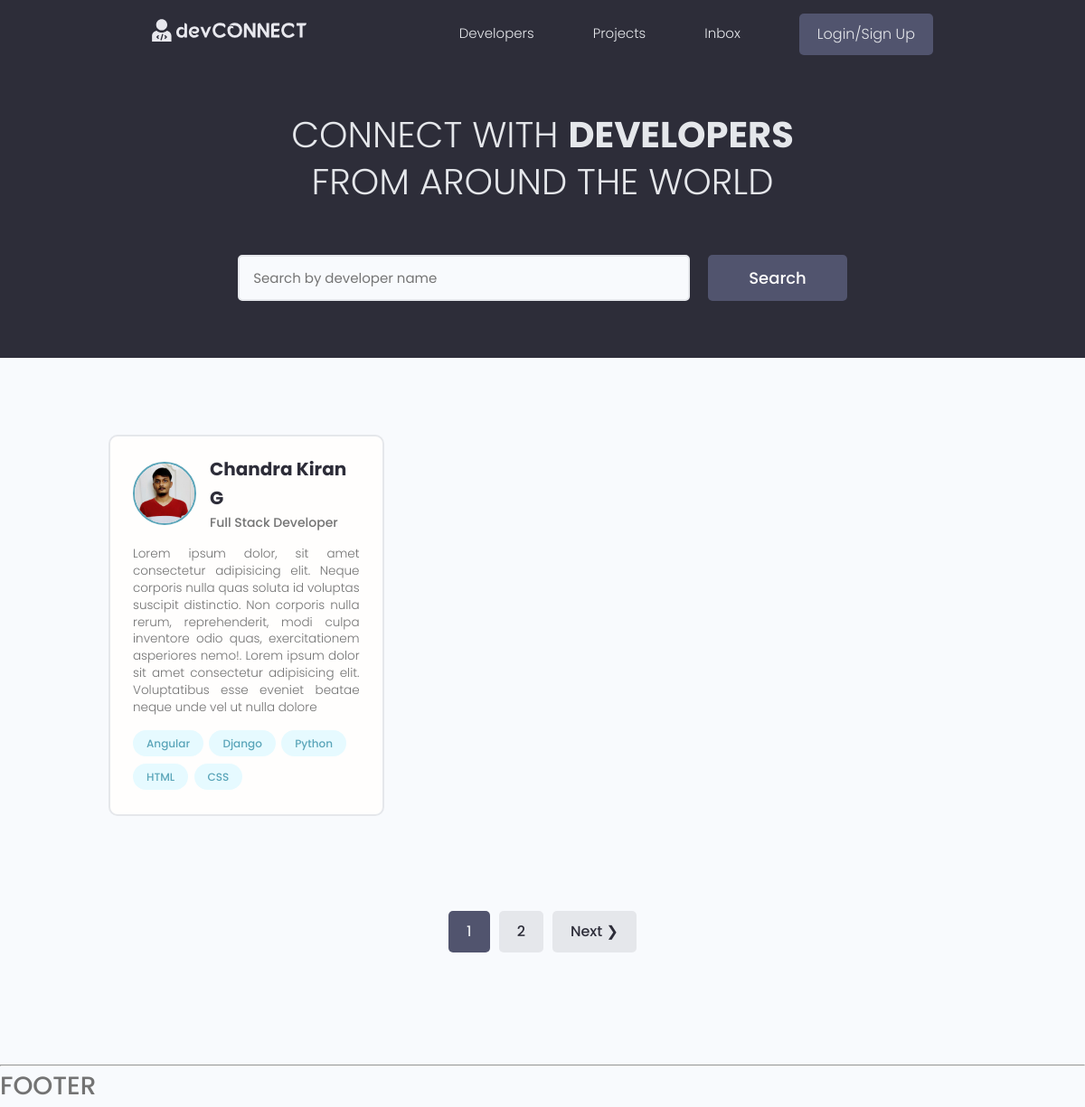
The page / on the database its author committed.
### users/models.py (models this page shows, shortened)
class Profile(models.Model):
    user = models.OneToOneField(User, on_delete=models.CASCADE, null=True, blank=True)
    name = models.CharField(max_length=200, null=True, blank=True)
    email = models.CharField(max_length=200, null=True, blank=True)
    username = models.CharField(max_length=200, null=True, blank=True)
    location = models.CharField(max_length=200, blank=True, null=True)
    headline = models.CharField(max_length=300, null=True, blank=True)
    bio = models.TextField(null=True, blank=True)
    profile_image = models.ImageField(null=True, blank=True, upload_to='profiles/', default="profiles/defaultuser.png")
    social_github = models.CharField(max_length=200, null=True, blank=True)
    social_twitter = models.CharField(max_length=200, null=True, blank=True)
    social_linkedin = models.CharField(max_length=200, null=True, blank=True)
    social_youtube = models.CharField(max_length=200, null=True, blank=True)
    social_website = models.CharField(max_length=200, null=True, blank=True)
    created = models.DateTimeField(auto_now_add=True)
    id = models.UUIDField(default=uuid.uuid4, unique=True, primary_key=True, editable=False)

class Skill(models.Model):
    owner = models.ForeignKey(Profile, on_delete=models.CASCADE, blank=True, null=True)
    name = models.CharField(max_length=200, blank=True, null=True)
    description = models.TextField(blank=True, null=True)
    created = models.DateTimeField(auto_now_add=True)
    id = models.UUIDField(default=uuid.uuid4, unique=True, primary_key=True, editable=False)
    def __str__(self):
        return str(self.name)

### users/views.py (the view)
# urls.py: path('', views.profiles, name="profiles"),
def profiles(request):
    profiles, search_query = searchProfiles(request)
    custom_range, profiles = paginateProfiles(request, profiles, 1)
    context = {'profiles' : profiles, 'search_query' : search_query, 'custom_range' : custom_range}
    return render(request, "users/profiles.html", context)

### users/utils.py (called while the page is built)
def searchProfiles(request):
    search_query = ''
    if request.GET.get('search_query'):
        search_query = request.GET.get('search_query')
    skills = Skill.objects.filter(name__icontains = search_query)
    profiles = Profile.objects.distinct().filter(
        Q(name__icontains = search_query) |
        Q(headline__icontains = search_query) |
        Q(skill__in = skills)
    )
    return profiles, search_query

def paginateProfiles(request, profiles, results):
    page = request.GET.get('page')
    paginator = Paginator(profiles, results)
    try:
        profiles = paginator.page(page)
    except PageNotAnInteger:
        page = 1
        profiles = paginator.page(page)
    except EmptyPage:
        page = paginator.num_pages
        profiles = paginator.page(page)
    leftIndex = (int(page) - 4)
    if leftIndex < 1:
        leftIndex = 1
    rightIndex = (int(page) + 5)
    if rightIndex > paginator.num_pages:
        rightIndex = paginator.num_pages + 1
    custom_range = range(leftIndex, rightIndex)
    return custom_range, profiles

### users/templates/users/profiles.html (shortened to what this page needs)
{% extends 'main.html' %}
{% block content %}
<main class="home">
    <section class="hero-section text-center">
        <div class="container container--narrow">
            <div class="hero-section__box">
                <h2>CONNECT WITH <span>DEVELOPERS</span></h2>
                <h2>FROM AROUND THE WORLD</h2>
            </div>
            <div class="hero-section__search">
                <form class="form" action="" method="get">
                    <div class="form__field">
                        <input class="input input--text" id="formInput#search" type="text" name="search_query"
                            value="{{search_query}}" placeholder="Search by developer name" autocomplete="off" />
                    </div>
                    <input class="btn btn--sub btn--lg" type="submit" value="Search" />
                </form>
            </div>
        </div>
    </section>
    <section class="devlist">
        <div class="container">
            <div class="grid grid--three">
                {% for profile in profiles %}
                <div class="column card">
                    <div class="dev">
                        <a href="{% url 'user-profile' profile.id %}" class="card__body">
                            <div class="dev__profile">
                                <img class="avatar avatar--md" src="{{profile.profile_image.url}}"
                                    alt="profile-image" />
                                <div class="dev__meta">
                                    <h3>{{profile.name}}</h3>
                                    <h5>{{profile.headline | slice:"80"}}</h5>
                                </div>
                            </div>
                            <p class="dev__info">
                                {{profile.bio | slice:"350"}}
                            </p>
                            <div class="dev__skills">
                                {% for skill in profile.skill_set.all|slice:"6" %}
                                <span class="tag tag--pill tag--main">
                                    <small>{{skill}}</small>
                                </span>
                                {% endfor %}
                            </div>
                        </a>
                    </div>
                </div>
                {% endfor %}
            </div>
        </div>
    </section>
    {% include 'pagination.html' with queryset=profiles custom_range=custom_range %}
</main>
{% endblock content %}

### static/styles/app.css (style rules this page uses)
:root { --color-sub: #2d2d39; }
.btn--sub { background-color: var(--color-sub-light); }
.card { border: 2px solid var(--color-light); }
img { width: 100%; }
.hero-section { height: 40vh; display: flex; align-items: center; background-color: var(--color-sub); }
.hero-section__box { margin-bottom: 4rem; }
.hero-section__box > h2, .hero-section__box > h2 > span { font-size: 4rem; color: var(--color-light); line-height: 1.3; text-transform: uppercase; }
.hero-section__box > h2 { font-weight: 300; }
.hero-section__box > h2 > span { font-weight: 700; }
.hero-section__search > .form { display: flex; align-items: center; justify-content: center; gap: 2rem; }
.hero-section__search > .form input.input--text { width: 50rem; }
.devlist { margin-top: 8rem; }
.devlist .grid { align-items: stretch; }
.devlist .dev .dev__profile { display: flex; align-items: center; gap: 1.5rem; }
.devlist .dev .dev__meta h3 { color: var(--color-sub); font-size: 2rem; font-weight: 700; }
.devlist .dev .dev__meta h5 { color: var(--color-text); font-size: 1.4rem; font-weight: 500; }
.devlist .dev .dev__info { margin: 1.5rem 0; font-size: 1.35rem; line-height: 1.4; text-align: justify; }

### static/uikit/styles/modules/_variables.css (style rules this page uses)
:root { --color-main: #5aa5b9; --color-main-light: #e6faff; --color-sub: #3f4156; --color-sub-light: #51546e; --color-sub-lighter: #ededfd; --color-text: #737373; --color-gray: #8b8b8b; --color-light: #e5e7eb; --color-light-gray: #767676; --color-bg: #f8fafd; --color-white: #fffefd; --color-white-light: #f3f3f3; --color-success: #359e64; --color-success-bg: #def8e8; --color-error: #fc4b0b; --color-error-bg: #fff2ee; --font-base: 'Poppins', arial, helvetica, 'Segoe UI', roboto, ubuntu, sans-serif; --font-monospace: 'Fira Code', 'Courier New', courier, monospace; --font-regular: 300; --font-medium: 500; --font-bold: 700; --generic-shadow: 1px 1px 5px #00000010; --generic-transition: all 0.3s ease-in-out; }

### static/uikit/styles/modules/_base.css (style rules this page uses)
* { margin: 0; padding: 0; box-sizing: border-box; text-rendering: optimizeLegibility; color: inherit; font-size: inherit; }
html { font-size: 50%; }
@media only screen and (min-width: 480px) { html { font-size: 56.25%; } }
@media only screen and (min-width: 1200px) { html { font-size: 62.5%; } }
body { line-height: 1.6; font-weight: 400; font-size: 1.5rem; color: var(--color-text); background-color: var(--color-bg); min-height: 100vh; }

### static/uikit/styles/modules/_typography.css (style rules this page uses)
* { font-family: var(--font-base); }
h2 { font-size: 3.6rem; font-weight: var(--font-bold); }
h3 { font-size: 3.2rem; font-weight: var(--font-medium); }
h5 { font-size: 2.4rem; font-weight: var(--font-medium); }
h5, h6 { font-weight: var(--font-regular); }
p, span, strong { font-size: 1.6rem; color: var(--color-text); font-weight: var(--font-regular); }
a { padding-bottom: 2px; text-decoration: none; display: inline-block; color: var(--color-main); font-weight: var(--font-medium); }

### static/uikit/styles/modules/_utilities.css (style rules this page uses)
.container { width: 92%; max-width: 165rem; margin: 0 auto; box-sizing: border-box; }
.container--narrow { width: 92%; max-width: 120rem; }
@media screen and (min-width: 1000px) { .container { width: 90%; } }
@media screen and (min-width: 1000px) { .container--narrow { width: 85%; } }
@media screen and (min-width: 1200px) { .container { width: 80%; } }
@media screen and (min-width: 1200px) { .container--narrow { width: 72%; } }
.text-center { text-align: center; }

### static/uikit/styles/modules/_avatar.css (style rules this page uses)
.avatar { border-radius: 50%; border: 2px solid var(--color-main); object-fit: cover; }
.avatar--md { height: 7rem; width: 7rem; }

### static/uikit/styles/modules/_button.css (style rules this page uses)
.btn { display: inline-block; position: relative; cursor: pointer; background-color: var(--color-light); font-weight: var(--font-medium); color: var(--color-sub); text-decoration: none; padding: 1rem 2rem; border-radius: 0.5rem; border: none; width: -webkit-fit-content; width: -moz-fit-content; width: fit-content; height: -webkit-fit-content; height: -moz-fit-content; height: fit-content; font-size: 1.6rem; outline-width: 0; outline-color: transparent; -webkit-backface-visibility: hidden; backface-visibility: hidden; transition: all 0.3s ease-in-out; }
.btn--sub { background-color: var(--color-sub); color: var(--color-white); }
.btn--lg { font-size: 1.8rem; padding: 1.2rem 4.5rem; }

### static/uikit/styles/modules/_card.css (style rules this page uses)
.card { border-radius: 1rem; background-color: var(--color-white); border: 1.5px solid var(--color-light); width: auto; height: auto; margin-top: 0.5rem; margin-bottom: 0.5rem; overflow: hidden; }
.card__body, .card__header { padding: 2rem 2.5rem; }

### rows shown on the page
Profile: profile_image (picture), name "Chandra Kiran G", headline "Full Stack Developer", bio "Lorem ipsum dolor, sit amet consectetur adipisicing elit. Neque corporis nulla quas soluta id voluptas suscipit distinctio. Non corporis nulla rerum, reprehenderit, modi culpa inventore odio quas, exercitationem asperiores nemo!. Lorem ipsum dolor sit amet consectetur adipisicing elit. Voluptatibus esse eveniet beatae neque unde vel ut nulla dolore"
Skill: name "Angular"
Skill: name "Django"
Skill: name "Python"
Skill: name "HTML"
Skill: name "CSS"

### other values the page prints
{{ page }} "1"
{{ page }} "2"
